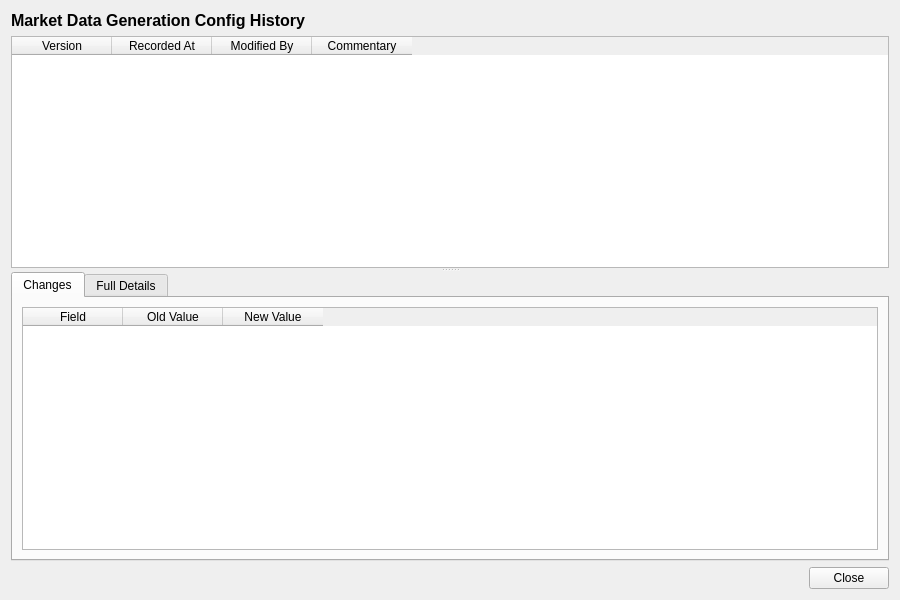
<?xml version="1.0" encoding="UTF-8"?>
<ui version="4.0">
 <class>MarketDataGenerationConfigHistoryDialog</class>
 <widget class="QWidget" name="MarketDataGenerationConfigHistoryDialog">
  <property name="geometry">
   <rect>
    <x>0</x>
    <y>0</y>
    <width>900</width>
    <height>600</height>
   </rect>
  </property>
  <property name="windowTitle">
   <string>Market Data Generation Config History</string>
  </property>
  <layout class="QVBoxLayout" name="verticalLayout">
   <item>
    <widget class="QLabel" name="titleLabel">
     <property name="font">
      <font>
       <pointsize>12</pointsize>
       <bold>true</bold>
      </font>
     </property>
     <property name="text">
      <string>Market Data Generation Config History</string>
     </property>
    </widget>
   </item>
   <item>
    <widget class="QSplitter" name="splitter">
     <property name="orientation">
      <enum>Qt::Vertical</enum>
     </property>
     <widget class="QTableWidget" name="versionListWidget">
      <property name="minimumHeight">
       <number>150</number>
      </property>
      <property name="maximumHeight">
       <number>250</number>
      </property>
      <property name="alternatingRowColors">
       <bool>true</bool>
      </property>
      <property name="editTriggers">
       <set>QAbstractItemView::NoEditTriggers</set>
      </property>
      <property name="selectionMode">
       <enum>QAbstractItemView::SingleSelection</enum>
      </property>
      <property name="selectionBehavior">
       <enum>QAbstractItemView::SelectRows</enum>
      </property>
      <column>
       <property name="text">
        <string>Version</string>
       </property>
      </column>
      <column>
       <property name="text">
        <string>Recorded At</string>
       </property>
      </column>
      <column>
       <property name="text">
        <string>Modified By</string>
       </property>
      </column>
      <column>
       <property name="text">
        <string>Commentary</string>
       </property>
      </column>
     </widget>
     <widget class="QWidget" name="detailWidget">
      <layout class="QVBoxLayout" name="detailLayout">
       <property name="leftMargin">
        <number>0</number>
       </property>
       <property name="topMargin">
        <number>0</number>
       </property>
       <property name="rightMargin">
        <number>0</number>
       </property>
       <property name="bottomMargin">
        <number>0</number>
       </property>
       <item>
        <widget class="QTabWidget" name="tabWidget">
         <property name="currentIndex">
          <number>0</number>
         </property>
         <widget class="QWidget" name="changesTab">
          <attribute name="title">
           <string>Changes</string>
          </attribute>
          <layout class="QVBoxLayout" name="changesTabLayout">
           <item>
            <widget class="QTableWidget" name="changesTableWidget">
             <property name="editTriggers">
              <set>QAbstractItemView::NoEditTriggers</set>
             </property>
             <property name="alternatingRowColors">
              <bool>true</bool>
             </property>
             <property name="selectionMode">
              <enum>QAbstractItemView::SingleSelection</enum>
             </property>
             <property name="selectionBehavior">
              <enum>QAbstractItemView::SelectRows</enum>
             </property>
             <column>
              <property name="text">
               <string>Field</string>
              </property>
             </column>
             <column>
              <property name="text">
               <string>Old Value</string>
              </property>
             </column>
             <column>
              <property name="text">
               <string>New Value</string>
              </property>
             </column>
            </widget>
           </item>
          </layout>
         </widget>
         <widget class="QWidget" name="fullDetailsTab">
          <attribute name="title">
           <string>Full Details</string>
          </attribute>
          <layout class="QVBoxLayout" name="fullDetailsTabLayout">
           <item>
            <widget class="QScrollArea" name="scrollArea">
             <property name="widgetResizable">
              <bool>true</bool>
             </property>
             <widget class="QWidget" name="scrollAreaWidgetContents">
              <property name="geometry">
               <rect>
                <x>0</x>
                <y>0</y>
                <width>560</width>
                <height>450</height>
               </rect>
              </property>
              <layout class="QFormLayout" name="formLayout">
               <item row="0" column="0">
                <widget class="QLabel" name="nameLabel">
                 <property name="text">
                  <string>Name:</string>
                 </property>
                </widget>
               </item>
               <item row="0" column="1">
                <widget class="QLabel" name="nameValue">
                 <property name="text">
                  <string/>
                 </property>
                </widget>
               </item>
               <item row="1" column="0">
                <widget class="QLabel" name="descriptionLabel">
                 <property name="text">
                  <string>Description:</string>
                 </property>
                </widget>
               </item>
               <item row="1" column="1">
                <widget class="QLabel" name="descriptionValue">
                 <property name="text">
                  <string/>
                 </property>
                </widget>
               </item>
               <item row="2" column="0">
                <widget class="QLabel" name="enabledLabel">
                 <property name="text">
                  <string>Enabled:</string>
                 </property>
                </widget>
               </item>
               <item row="2" column="1">
                <widget class="QLabel" name="enabledCheck">
                 <property name="text">
                  <string/>
                 </property>
                </widget>
               </item>
               <item row="3" column="0">
                <widget class="QLabel" name="versionNumberLabel">
                 <property name="text">
                  <string>Version:</string>
                 </property>
                </widget>
               </item>
               <item row="3" column="1">
                <widget class="QLabel" name="versionNumberValue">
                 <property name="text">
                  <string/>
                 </property>
                </widget>
               </item>
               <item row="4" column="0">
                <widget class="QLabel" name="modifiedByLabel">
                 <property name="text">
                  <string>Modified By:</string>
                 </property>
                </widget>
               </item>
               <item row="4" column="1">
                <widget class="QLabel" name="modifiedByValue">
                 <property name="text">
                  <string/>
                 </property>
                </widget>
               </item>
               <item row="5" column="0">
                <widget class="QLabel" name="recordedAtLabel">
                 <property name="text">
                  <string>Recorded At:</string>
                 </property>
                </widget>
               </item>
               <item row="5" column="1">
                <widget class="QLabel" name="recordedAtValue">
                 <property name="text">
                  <string/>
                 </property>
                </widget>
               </item>
               <item row="6" column="0">
                <widget class="QLabel" name="changeCommentaryLabel">
                 <property name="text">
                  <string>Change Commentary:</string>
                 </property>
                </widget>
               </item>
               <item row="6" column="1">
                <widget class="QLabel" name="changeCommentaryValue">
                 <property name="text">
                  <string/>
                 </property>
                 <property name="wordWrap">
                  <bool>true</bool>
                 </property>
                </widget>
               </item>
              </layout>
             </widget>
            </widget>
           </item>
          </layout>
         </widget>
        </widget>
       </item>
      </layout>
     </widget>
    </widget>
   </item>
   <item>
    <layout class="QHBoxLayout" name="buttonLayout">
     <item>
      <spacer name="horizontalSpacer">
       <property name="orientation">
        <enum>Qt::Horizontal</enum>
       </property>
       <property name="sizeHint" stdset="0">
        <size><width>40</width><height>20</height></size>
       </property>
      </spacer>
     </item>
     <item>
      <widget class="QPushButton" name="closeButton">
       <property name="text">
        <string>Close</string>
       </property>
      </widget>
     </item>
    </layout>
   </item>
  </layout>
 </widget>
 <resources/>
 <connections/>
</ui>
